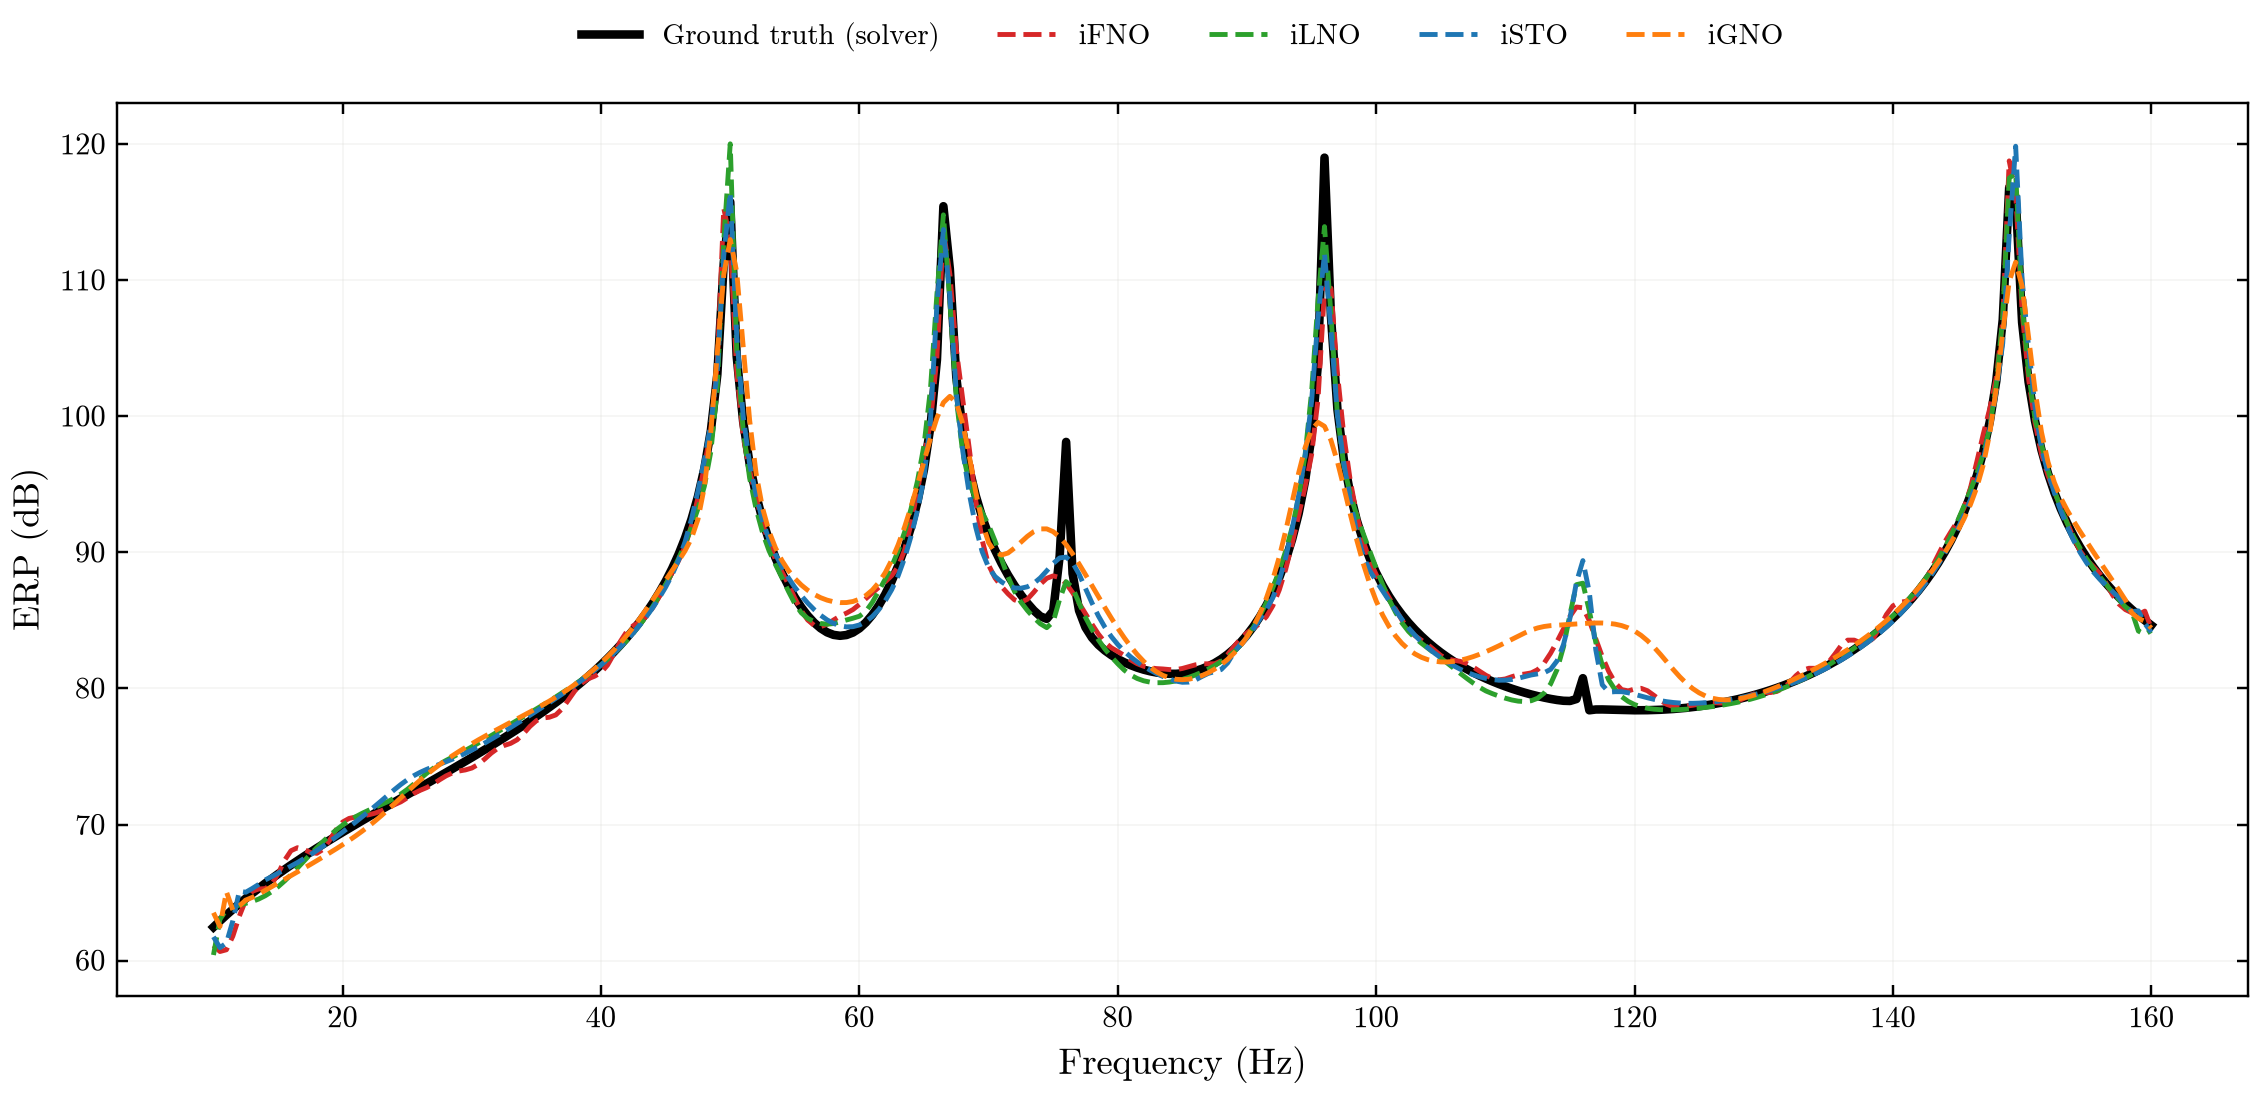

The script that saved this image:
"""Forward ERP prediction of the invertible operators (erp_invertible/models/200k_2res_18modes) on one test configuration, all in one plot.

Each checkpoint is loaded as in erp_invertible/scripts/train.py (_load_checkpoint / evaluate_one); the configuration is the TEST_INDEX-th
test configuration of the 200k_2res_18modes split (index 3, as in the iDON inverse example). Ground truth: the test spectrum (solver).
"""
import sys
from pathlib import Path

ROOT = Path(__file__).resolve().parents[1]
sys.path.insert(0, str(ROOT))

import matplotlib

matplotlib.use("Agg")
import matplotlib.pyplot as plt
import numpy as np
import torch

import utils.plot_style  # noqa: F401
from erp_inverse.scripts.common import prepare_inverse_data
from erp_invertible.scripts.registry import INVERTIBLE_OPERATORS
from erp_invertible.scripts.train import _design_dim_of
from utils.erp_dataset import DATASETS, denormalize_erp_array, select_dataset_modal_resolution
from utils.paths import invertible_model_path
from utils.support import device

TAG = "200k_2res_18modes"
TEST_INDEX = 3  # 1-based test configuration
MODELS = [  # label, short name in the registry, checkpoint name, colour
    ("iFNO", "iFNO", "ifno_sortenc_phys_b12_bg_bin_pad_cyc_s2e", "#d62728"),
    ("iLNO", "iLNO", "ilno_sortenc_phys_b12_bg_bin_cyc_s2e", "#2ca02c"),
    ("iSTO", "iSTO", "isto_phys_b12_bg_bin_cyc_s2e", "#1f77b4"),
    ("iGNO", "iGNO", "igno_phys_b12_bg_bin_cyc_s2e", "#ff7f0e"),
]
spec_by_short = {s["short"]: s for s in INVERTIBLE_OPERATORS.values()}

select_dataset_modal_resolution(TAG)
files = list(DATASETS[TAG]["files"])
dataset, loaders = prepare_inverse_data(num_configurations=int(DATASETS[TAG]["num_configurations"]), batch_size=128,
                                        dataset_file=files if len(files) > 1 else files[0], seed=727, design_param="bounded12")
spectrum, design = next(iter(loaders["test"]))
idx = TEST_INDEX - 1
truth = denormalize_erp_array(spectrum[idx : idx + 1], dataset.norm_params)[0]
freq = np.asarray(dataset.frequency_values)

curves = {}
for label, short, name, colour in MODELS:
    ck = torch.load(invertible_model_path(name, TAG), map_location=device, weights_only=False)
    cfg = dict(ck["model_config"])
    spec = spec_by_short[short]
    model = spec["build"](design_dim=_design_dim_of(cfg), **cfg)
    model.load_state_dict(ck["model_state_dict"])
    model.to(device).eval()
    with torch.no_grad():
        pred = model.predict_spectrum_from_design(design[idx : idx + 1].to(device).reshape(1, -1)).squeeze(-1).cpu()
    curves[label] = denormalize_erp_array(pred, dataset.norm_params)[0]
    print(f"{label}: MSE {((curves[label] - truth) ** 2).mean():.3f} dB^2, MAE {np.abs(curves[label] - truth).mean():.3f} dB")

fig, ax = plt.subplots(figsize=(10.5, 5.2))
ax.plot(freq, truth, color="black", lw=2.8, label="Ground truth (solver)")
for (label, _, _, colour) in MODELS:
    ax.plot(freq, curves[label], color=colour, lw=1.6, ls="--", label=label)
ax.set_xlabel("Frequency (Hz)")
ax.set_ylabel("ERP (dB)")
ax.grid(True, color="#d9d9d4", lw=0.5)
ax.legend(frameon=False, ncol=5, loc="upper center", bbox_to_anchor=(0.5, 1.12))
fig.tight_layout()
for ext, kw in (("png", dict(dpi=220)), ("pdf", {}), ("svg", {})):
    fig.savefig(ROOT / "presentation_figures" / f"invertible_models_one_plot.{ext}", facecolor="white", **kw)
print("saved")
